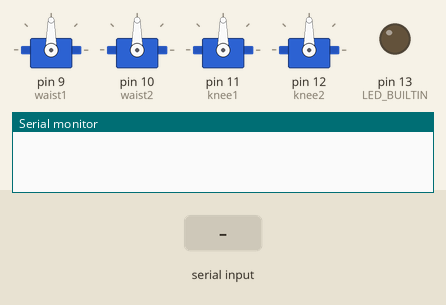
Bench run of a sketch on a simulated Arduino Uno, built with avr-gcc and run on an emulated ATmega328P. On the bench: 4 × servo, output pins drawn as LEDs (lit = HIGH), the last lines printed to the serial monitor. The test bench sets the inputs (shaded band).

Above: at 1.2 s.
1.3 s: "FB90Z" received over Serial
At 2.4 s:
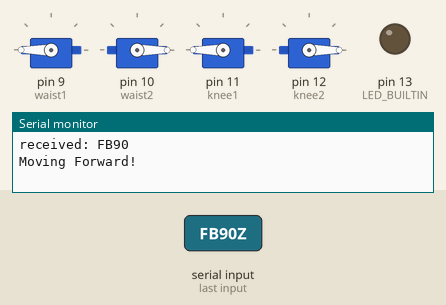
2.8 s: "90,45Z" received over Serial
4.3 s: "5Z" received over Serial
Timing chart, 0 to 7.3 s (numbered marks = the images above; inputs shaded):
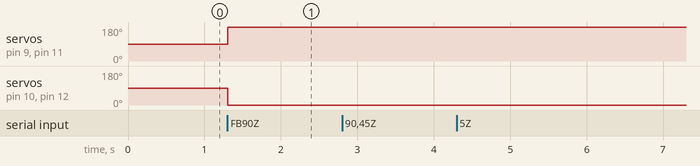

The sketch:

bipedalard.ino
```cpp
#include <Servo.h>

Servo waist1;
Servo waist2;
Servo knee1;
Servo knee2;

int w1p = 90;//waist1position
int w2p = 90;//wasit2position
int k1p = 90;//knee1position
int k2p = 90;//knee2position
void setup() {

  Serial.begin(9600);

  pinMode(LED_BUILTIN, OUTPUT);

  waist1.attach(9);
  waist2.attach(10);
  knee1.attach(11);
  knee2.attach(12);

}
int speed = 10;
void loop()
{
  // check for incoming serial data:
  if (Serial.available() > 0)
  {
    // read incoming serial data:
    String inString = Serial.readStringUntil('Z');

    Serial.write("received: ");
    char buffer[256];
    inString.getBytes(buffer, 256); // 0x41 'N', 'D', 'R', 'E', 'W', 0x00
    Serial.write(buffer);
    Serial.write("\n");

    if(inString.startsWith("FB"))
    {
      Serial.write("Moving Forward!\n");
      inString.remove(0, 2);
      w1p = w1p + speed * inString.toFloat();
    }


    if(w1p > 180)
      w1p = 180;
    if(w1p < 0)
      w1p = 0;
    if(w2p > 180)
      w2p = 180;
    if(w2p < 0)
      w2p = 0;

    waist1.write(w1p);
    waist2.write(180 - w1p);
    knee1.write(w1p);
    knee2.write(180 - w1p);

  }

}
```

Measured:
- after the input at 1.3 s, servo on pin 9 (waist1), servo on pin 11 (knee1): 90° → 180° at once; servo on pin 10 (waist2), servo on pin 12 (knee2): 90° → 0° at once
